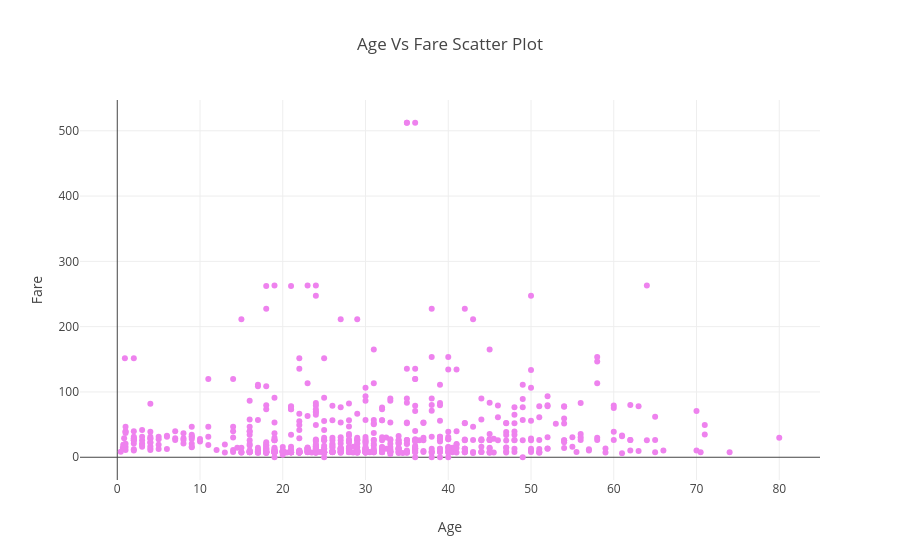

Notebook cell for this chart:
### Code cell
#Scatter Plot representation --> Age vs Fare
trace = go.Scatter(x=data['Age'],y=data['Fare'],
                   mode='markers',
                   marker={'color':'violet'})
#defining layout
layout = go.Layout(title='Age Vs Fare Scatter Plot',
                   xaxis={'title':'Age'},
                   yaxis={'title':'Fare'},
                   )
fig = go.Figure(data=trace,layout=layout)
fig.show()

### Figure 1 — Plotly figure (JSON) as saved in the notebook; plotly's stock layout.template omitted (floating-point values rounded to 4 significant figures; data arrays with more than 128 entries replaced by an {"elided": "..."} marker saying what was removed)
{"data": [{"marker": {"color": "violet"}, "mode": "markers", "type": "scatter", "x": {"elided": "891 float values"}, "y": {"elided": "891 float values"}}], "layout": {"title": {"text": "Age Vs Fare Scatter Plot"}, "xaxis": {"title": {"text": "Age"}}, "yaxis": {"title": {"text": "Fare"}}}}
